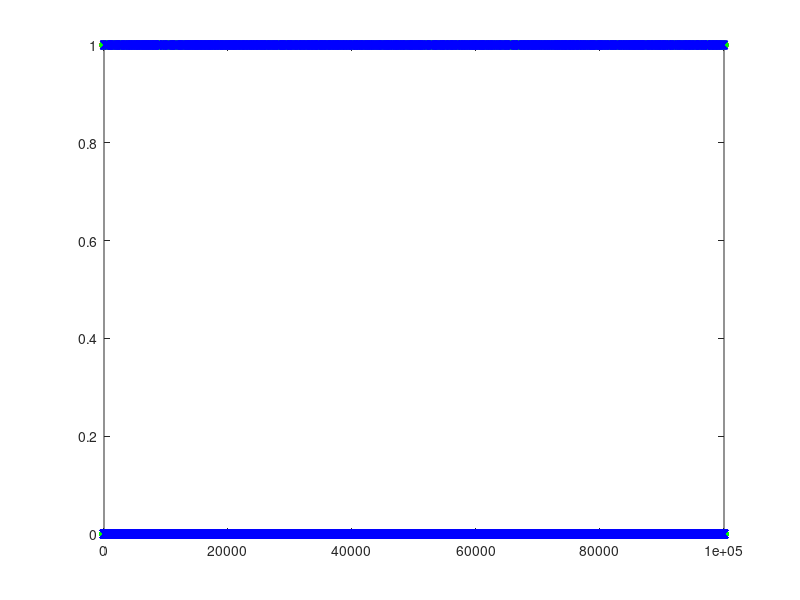

Write the MATLAB code that produced this figure.

f1=rand(100000,1);
f2=rand(100000,1);

t1=0.8;
t2=0.8;

f1(find(f1>t1))=1;
f2(find(f2>t2))=1;
f1=fix(f1);
%sum(f1)
f2=fix(f2);
%sum(f2)
plot(f1, 'ro');
hold
plot(f2, 'go');

co=f1.*f2;
sum(co)
plot(co, 'bx');

